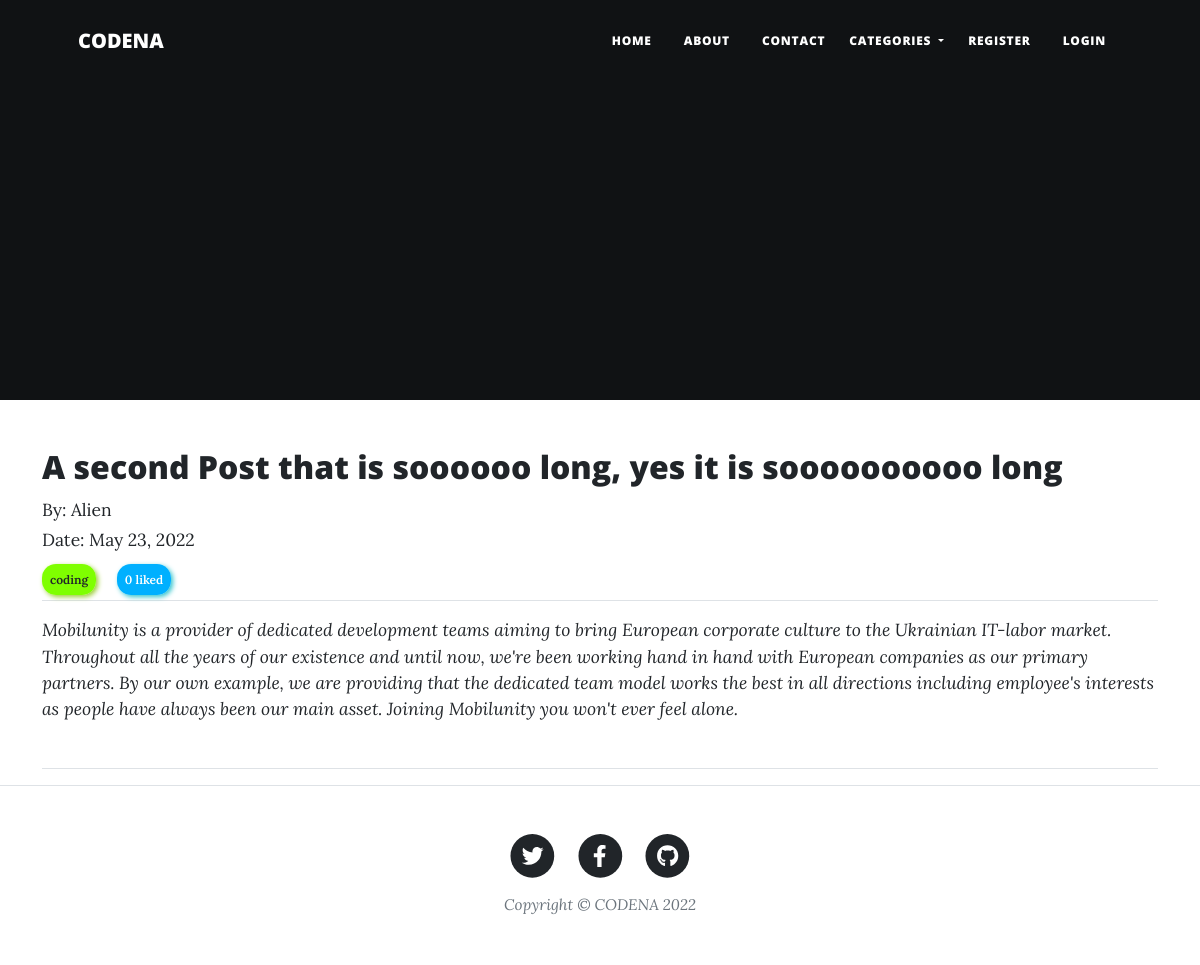
The page /post/5 on the database its author committed.
### blog/models.py (models this page shows, shortened)
class Post (models.Model):
    title=models.CharField(max_length=100)
    author=models.ForeignKey(User, on_delete=models.CASCADE)
    body=RichTextField(blank=True, null=True)
    post_date = models.DateField(auto_now_add=True)
    category = models.CharField(max_length=255, default="coding")
    snip=models.CharField(max_length=100, default="Click above to read more...")
    likes = models.ManyToManyField(User, related_name='blog_posts')
    def total_likes(self):
        return self.likes.count()

### blog/views.py (the view)
# urls.py: path(r'post/<int:pk>', PostDetailView.as_view(), name='post_detail'),
class PostDetailView(DetailView):
    model=Post
    template_name='post_detail.html'
    def get_context_data(self,*args, **kwargs):
        cat_menu = Category.objects.all()
        context = super(PostDetailView, self).get_context_data(*args, **kwargs)
        stuff =  Post.objects.get(id=self.kwargs['pk'])
        total_likes = stuff.total_likes()
        liked = False
        if stuff.likes.filter(id=self.request.user.id).exists():
            liked = True
        context["liked"] = liked
        context["cat_menu"] = cat_menu
        context["total_likes"] = total_likes
        return context

### blog/models.py (called while the page is built)
    def __str__(self):
        return self.name

### templates/post_detail.html (shortened to what this page needs)
{% extends 'base.html'%}
{% block content %}
    <div class="post-entry">
        <h2>{{object.title}}</h2>
        <small>
        By: {{object.author.username}}<br/>
        Date: {{object.post_date}}<br/>
        <div  class="card-link cats"><a href="{% url 'category' post.category %}">{{post.category}}</a></div>
        <div  class="card-link like_counter">{{ total_likes }} liked</div>
        <br/>
        <hr>
        <p><i>{{object.body|safe}}</i></p>
        <br/>
        <hr>
    </div>
{% endblock content %}

### static/css/index.css (style rules this page uses)
p { margin: 0!important; }
.cats { position: relative; top: .5rem; font-size: 12px; font-weight: 600; left: 0; display: inline; background-color: chartreuse; padding: 0.5rem; border-radius: 14px; box-shadow: 2px 2px 5px yellowgreen; }
.like_counter { position: relative; top: .5rem; font-size: 12px; font-weight: 600; left: 0; display: inline; background-color: #00b0ff; color: white; padding: 0.5rem; border-radius: 14px; box-shadow: 2px 2px 5px #32c5cd; }

### rows shown on the page
Post: title "A second Post that is soooooo long, yes it is soooooooooo long", author.username "Alien", post_date "May 23, 2022", category "coding", body "Mobilunity is a provider of dedicated development teams aiming to bring European corporate culture to the Ukrainian IT-labor market. Throughout all the years of our existence and until now, we're been working hand in hand with European companies as our primary partners. By our own example, we are providing that the dedicated team model works the best in all directions including employee's interests as people have always been our main asset. Joining Mobilunity you won't ever feel alone."

### other values the page prints
{{ total_likes }} "0"
